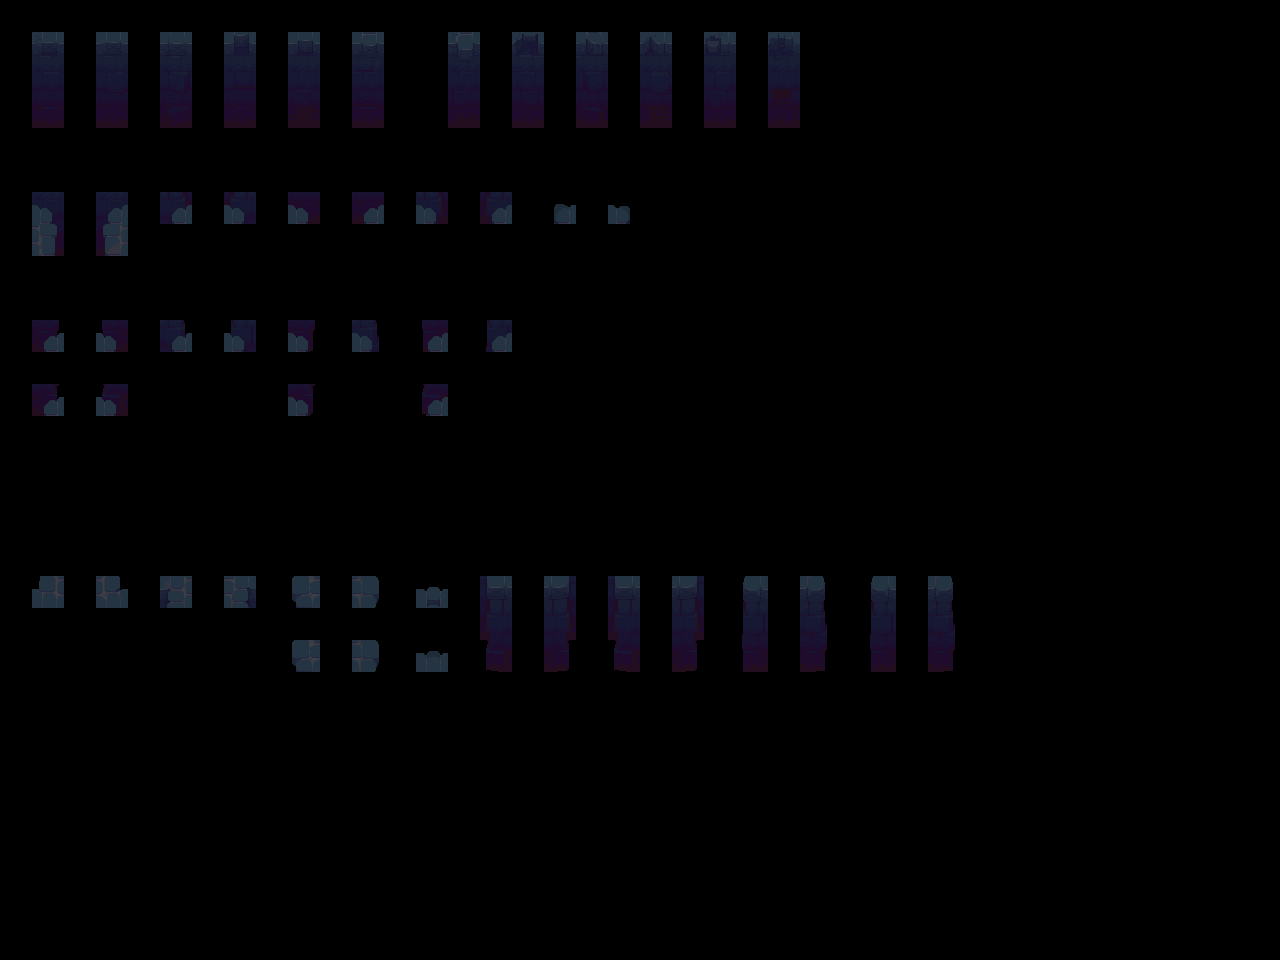

A level layout from a 2D game, rendered from its tile map. Below: a short description, then the map file with its tile-grid data intact:
An orthogonal 40x30 tile map with 32x32 px tiles, 2 tile layers (input_wall-1, output_wall-1) and 5 objects.

<map version="1.9" tiledversion="1.9.2" orientation="orthogonal" renderorder="right-down" width="40" height="30" tilewidth="32" tileheight="32" infinite="0" nextlayerid="4" nextobjectid="7">
 <properties>
  <property name="MatchInOrder" type="bool" value="true" />
 </properties>
 <tileset firstgid="1" source="../Tilesets/Tileset - wall 1.tsx" />
 <layer id="1" name="input_wall-1" width="40" height="30" opacity="0.83">
  <data encoding="csv">
0,0,0,0,0,0,0,0,0,0,0,0,0,0,0,0,0,0,0,0,0,0,0,0,0,0,0,0,0,0,0,0,0,0,0,0,0,0,0,0,
0,67,0,67,0,67,0,67,0,67,0,67,0,0,67,0,67,0,67,0,67,0,67,0,67,0,0,0,0,0,0,0,0,0,0,0,0,0,0,0,
0,83,0,83,0,83,0,83,0,83,0,83,0,0,83,0,83,0,83,0,83,0,83,0,83,0,0,0,0,0,0,0,0,0,0,0,0,0,0,0,
0,99,0,99,0,99,0,99,0,99,0,99,0,0,99,0,99,0,99,0,99,0,99,0,99,0,0,0,0,0,0,0,0,0,0,0,0,0,0,0,
0,0,0,0,0,0,0,0,0,0,0,0,0,0,0,0,0,0,0,0,0,0,0,0,0,0,0,0,0,0,0,0,0,0,0,0,0,0,0,0,
0,0,0,0,0,0,0,0,0,0,0,0,0,0,0,0,0,0,0,0,0,0,0,0,0,0,0,0,0,0,0,0,0,0,0,0,0,0,0,0,
0,6,0,8,0,12,0,44,0,38,0,40,0,58,0,74,0,17,0,21,0,0,0,0,0,0,0,0,0,0,0,0,0,0,0,0,0,0,0,0,
0,22,0,24,0,0,0,0,0,0,0,0,0,0,0,0,0,0,0,0,0,0,0,0,0,0,0,0,0,0,0,0,0,0,0,0,0,0,0,0,
0,0,0,0,0,0,0,0,0,0,0,0,0,0,0,0,0,0,0,0,0,0,0,0,0,0,0,0,0,0,0,0,0,0,0,0,0,0,0,0,
0,0,0,0,0,0,0,0,0,0,0,0,0,0,0,0,0,0,0,0,0,0,0,0,0,0,0,0,0,0,0,0,0,0,0,0,0,0,0,0,
0,76,0,108,0,109,0,125,0,102,0,118,0,104,0,120,0,0,0,0,0,0,0,0,0,0,0,0,0,0,0,0,0,0,0,0,0,0,0,0,
0,0,0,0,0,0,0,0,0,0,0,0,0,0,0,0,0,0,0,0,0,0,0,0,0,0,0,0,0,0,0,0,0,0,0,0,0,0,0,0,
0,30,0,29,0,0,0,0,0,13,0,0,0,15,0,0,0,0,0,0,0,0,0,0,0,0,0,0,0,0,0,0,0,0,0,0,0,0,0,0,
0,0,0,0,0,0,0,0,0,0,0,0,0,0,0,0,0,0,0,0,0,0,0,0,0,0,0,0,0,0,0,0,0,0,0,0,0,0,0,0,
0,0,0,0,0,0,0,0,0,0,0,0,0,0,0,0,0,0,0,0,0,0,0,0,0,0,0,0,0,0,0,0,0,0,0,0,0,0,0,0,
0,0,0,0,0,0,0,0,0,0,0,0,0,0,0,0,0,0,0,0,0,0,0,0,0,0,0,0,0,0,0,0,0,0,0,0,0,0,0,0,
0,0,0,0,0,0,0,0,0,0,0,0,0,0,0,0,0,0,0,0,0,0,0,0,0,0,0,0,0,0,0,0,0,0,0,0,0,0,0,0,
0,0,0,0,0,0,0,0,0,0,0,0,0,0,0,0,0,0,0,0,0,0,0,0,0,0,0,0,0,0,0,0,0,0,0,0,0,0,0,0,
0,18,0,20,0,50,0,52,0,33,0,37,0,3,0,66,0,68,0,66,0,68,0,49,0,53,0,49,0,53,0,0,0,0,0,0,0,0,0,0,
0,0,0,0,0,0,0,0,0,0,0,0,0,0,0,82,0,84,0,82,0,84,0,65,0,69,0,65,0,69,0,0,0,0,0,0,0,0,0,0,
0,0,0,0,0,0,0,0,0,33,0,37,0,3,0,98,0,100,0,98,0,100,0,81,0,85,0,81,0,85,0,0,0,0,0,0,0,0,0,0,
0,0,0,0,0,0,0,0,0,0,0,0,0,0,0,0,0,0,0,0,0,0,0,0,0,0,0,0,0,0,0,0,0,0,0,0,0,0,0,0,
0,0,0,0,0,0,0,0,0,0,0,0,0,0,0,0,0,0,0,0,0,0,0,0,0,0,0,0,0,0,0,0,0,0,0,0,0,0,0,0,
0,0,0,0,0,0,0,0,0,0,0,0,0,0,0,0,0,0,0,0,0,0,0,0,0,0,0,0,0,0,0,0,0,0,0,0,0,0,0,0,
0,0,0,0,0,0,0,0,0,0,0,0,0,0,0,0,0,0,0,0,0,0,0,0,0,0,0,0,0,0,0,0,0,0,0,0,0,0,0,0,
0,0,0,0,0,0,0,0,0,0,0,0,0,0,0,0,0,0,0,0,0,0,0,0,0,0,0,0,0,0,0,0,0,0,0,0,0,0,0,0,
0,0,0,0,0,0,0,0,0,0,0,0,0,0,0,0,0,0,0,0,0,0,0,0,0,0,0,0,0,0,0,0,0,0,0,0,0,0,0,0,
0,0,0,0,0,0,0,0,0,0,0,0,0,0,0,0,0,0,0,0,0,0,0,0,0,0,0,0,0,0,0,0,0,0,0,0,0,0,0,0,
0,0,0,0,0,0,0,0,0,0,0,0,0,0,0,0,0,0,0,0,0,0,0,0,0,0,0,0,0,0,0,0,0,0,0,0,0,0,0,0,
0,0,0,0,0,0,0,0,0,0,0,0,0,0,0,0,0,0,0,0,0,0,0,0,0,0,0,0,0,0,0,0,0,0,0,0,0,0,0,0
</data>
 </layer>
 <layer id="2" name="output_wall-1" width="40" height="30">
  <data encoding="csv">
0,0,0,0,0,0,0,0,0,0,0,0,0,0,0,0,0,0,0,0,0,0,0,0,0,0,0,0,0,0,0,0,0,0,0,0,0,0,0,0,
0,145,0,146,0,147,0,148,0,149,0,150,0,0,152,0,153,0,154,0,155,0,156,0,157,0,0,0,0,0,0,0,0,0,0,0,0,0,0,0,
0,161,0,162,0,163,0,164,0,165,0,166,0,0,168,0,169,0,170,0,171,0,172,0,173,0,0,0,0,0,0,0,0,0,0,0,0,0,0,0,
0,177,0,178,0,179,0,180,0,181,0,182,0,0,184,0,185,0,186,0,187,0,188,0,189,0,0,0,0,0,0,0,0,0,0,0,0,0,0,0,
0,0,0,0,0,0,0,0,0,0,0,0,0,0,0,0,0,0,0,0,0,0,0,0,0,0,0,0,0,0,0,0,0,0,0,0,0,0,0,0,
0,0,0,0,0,0,0,0,0,0,0,0,0,0,0,0,0,0,0,0,0,0,0,0,0,0,0,0,0,0,0,0,0,0,0,0,0,0,0,0,
0,7,0,9,0,28,0,60,0,39,0,41,0,59,0,75,0,2,0,4,0,0,0,0,0,0,0,0,0,0,0,0,0,0,0,0,0,0,0,0,
0,23,0,25,0,0,0,0,0,0,0,0,0,0,0,0,0,0,0,0,0,0,0,0,0,0,0,0,0,0,0,0,0,0,0,0,0,0,0,0,
0,0,0,0,0,0,0,0,0,0,0,0,0,0,0,0,0,0,0,0,0,0,0,0,0,0,0,0,0,0,0,0,0,0,0,0,0,0,0,0,
0,0,0,0,0,0,0,0,0,0,0,0,0,0,0,0,0,0,0,0,0,0,0,0,0,0,0,0,0,0,0,0,0,0,0,0,0,0,0,0,
0,92,0,124,0,110,0,126,0,103,0,119,0,105,0,121,0,0,0,0,0,0,0,0,0,0,0,0,0,0,0,0,0,0,0,0,0,0,0,0,
0,0,0,0,0,0,0,0,0,0,0,0,0,0,0,0,0,0,0,0,0,0,0,0,0,0,0,0,0,0,0,0,0,0,0,0,0,0,0,0,
0,46,0,45,0,0,0,0,0,14,0,0,0,16,0,0,0,0,0,0,0,0,0,0,0,0,0,0,0,0,0,0,0,0,0,0,0,0,0,0,
0,0,0,0,0,0,0,0,0,0,0,0,0,0,0,0,0,0,0,0,0,0,0,0,0,0,0,0,0,0,0,0,0,0,0,0,0,0,0,0,
0,0,0,0,0,0,0,0,0,0,0,0,0,0,0,0,0,0,0,0,0,0,0,0,0,0,0,0,0,0,0,0,0,0,0,0,0,0,0,0,
0,0,0,0,0,0,0,0,0,0,0,0,0,0,0,0,0,0,0,0,0,0,0,0,0,0,0,0,0,0,0,0,0,0,0,0,0,0,0,0,
0,0,0,0,0,0,0,0,0,0,0,0,0,0,0,0,0,0,0,0,0,0,0,0,0,0,0,0,0,0,0,0,0,0,0,0,0,0,0,0,
0,0,0,0,0,0,0,0,0,0,0,0,0,0,0,0,0,0,0,0,0,0,0,0,0,0,0,0,0,0,0,0,0,0,0,0,0,0,0,0,
0,193,0,194,0,209,0,210,0,195,0,196,0,197,0,198,0,199,0,200,0,201,0,202,0,203,0,204,0,205,0,0,0,0,0,0,0,0,0,0,
0,0,0,0,0,0,0,0,0,0,0,0,0,0,0,214,0,215,0,216,0,217,0,218,0,219,0,220,0,221,0,0,0,0,0,0,0,0,0,0,
0,0,0,0,0,0,0,0,0,211,0,212,0,213,0,230,0,231,0,232,0,233,0,234,0,235,0,236,0,237,0,0,0,0,0,0,0,0,0,0,
0,0,0,0,0,0,0,0,0,0,0,0,0,0,0,0,0,0,0,0,0,0,0,0,0,0,0,0,0,0,0,0,0,0,0,0,0,0,0,0,
0,0,0,0,0,0,0,0,0,0,0,0,0,0,0,0,0,0,0,0,0,0,0,0,0,0,0,0,0,0,0,0,0,0,0,0,0,0,0,0,
0,0,0,0,0,0,0,0,0,0,0,0,0,0,0,0,0,0,0,0,0,0,0,0,0,0,0,0,0,0,0,0,0,0,0,0,0,0,0,0,
0,0,0,0,0,0,0,0,0,0,0,0,0,0,0,0,0,0,0,0,0,0,0,0,0,0,0,0,0,0,0,0,0,0,0,0,0,0,0,0,
0,0,0,0,0,0,0,0,0,0,0,0,0,0,0,0,0,0,0,0,0,0,0,0,0,0,0,0,0,0,0,0,0,0,0,0,0,0,0,0,
0,0,0,0,0,0,0,0,0,0,0,0,0,0,0,0,0,0,0,0,0,0,0,0,0,0,0,0,0,0,0,0,0,0,0,0,0,0,0,0,
0,0,0,0,0,0,0,0,0,0,0,0,0,0,0,0,0,0,0,0,0,0,0,0,0,0,0,0,0,0,0,0,0,0,0,0,0,0,0,0,
0,0,0,0,0,0,0,0,0,0,0,0,0,0,0,0,0,0,0,0,0,0,0,0,0,0,0,0,0,0,0,0,0,0,0,0,0,0,0,0,
0,0,0,0,0,0,0,0,0,0,0,0,0,0,0,0,0,0,0,0,0,0,0,0,0,0,0,0,0,0,0,0,0,0,0,0,0,0,0,0
</data>
 </layer>
 <objectgroup id="3" name="rule_options" offsetx="-10.6667" offsety="-16.6667">
  <object id="1" x="22" y="28" width="131" height="124.667">
   <properties>
    <property name="Disabled" type="bool" value="false" />
    <property name="Probability" type="float" value="0.4" />
   </properties>
  </object>
  <object id="2" x="28" y="180.667" width="917.333" height="320">
   <properties>
    <property name="Disabled" type="bool" value="false" />
    <property name="Probability" type="float" value="0.25" />
   </properties>
  </object>
  <object id="4" x="29.6667" y="568.333" width="955" height="178.333">
   <properties>
    <property name="Probability" type="float" value="0.25" />
   </properties>
  </object>
  <object id="5" x="448.667" y="28.6667" width="497" height="129">
   <properties>
    <property name="Probability" type="float" value="0.15" />
   </properties>
  </object>
  <object id="6" x="162.667" y="29" width="243.333" height="123.667">
   <properties>
    <property name="Probability" type="float" value="0.25" />
   </properties>
  </object>
 </objectgroup>
</map>
